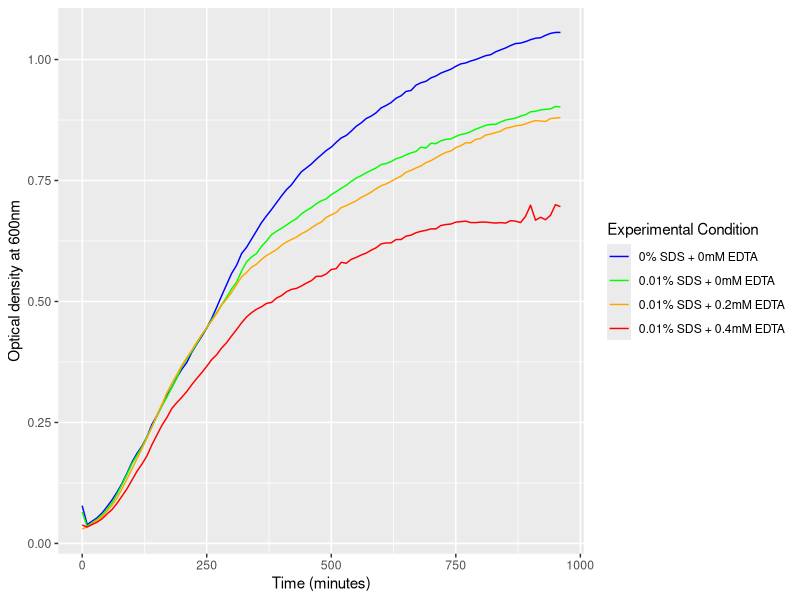

Write R code to recreate this figure.
### supplemental growth curve - Tropini

#install and load necessary packages
#install.packages('tidyverse') #uncomment if not installed

library(tidyverse)

#set up plot aesthetics - keep consistent across plots
x_order <- c("PC", "E0", "E2", "E4")
x_names <- c("0% SDS + 0mM EDTA", "0.01% SDS + 0mM EDTA", "0.01% SDS + 0.2mM EDTA", "0.01% SDS + 0.4mM EDTA")
colours <-c("blue", "green", "orange", "red")

#read data
tropini <- read_csv('supp_Tropini/all growth curves - Tropini.csv')

#calculate technical replicate averages to get biological replicates
tropini_bioreps <- tropini |>
  group_by(time) |>
  summarize(PC1 = mean(PC1.1:PC1.3),
            PC2 = mean(PC2.1:PC2.2),
            PC3 = mean(PC3.1:PC3.2),
            PC4 = mean(PC4.1:PC4.2),
            E0.1 = mean(E0.1.1:E0.1.3),
            E0.2 = mean(E0.2.1:E0.2.2),
            E0.3 = mean(E0.3.1:E0.3.2),
            E0.4 = mean(E0.4.1:E0.4.2),
            E2.1 = mean(E2.1.1:E2.1.3),
            E2.2 = mean(E2.2.1:E2.2.2),
            E2.3 = mean(E2.3.1:E2.3.2),
            E2.4 = mean(E2.4.1:E2.4.2),
            E4.1 = mean(E4.1.1:E4.1.3),
            E4.2 = mean(E4.2.1:E4.2.2),
            E4.3 = mean(E4.3.1:E4.3.2),
            E4.4 = mean(E4.4.1:E4.4.2))

#calculate biological replicate averages
tropini_avg <- tropini_bioreps |>
  group_by(time) |>
  summarize(PC = mean(PC1:PC4),
            E0 = mean(E0.1:E0.4),
            E2 = mean(E2.1:E2.4),
            E4 = mean(E4.1:E4.4)) |>
  gather(conc, od, -time) |>
  add_column(n = c(1:388)) #make column with unrepeated values for full_join to work

#calculate standard deviations
tropini_sd <- tropini_bioreps |>
  group_by(time) |>
  summarize(PC_sd = sd(c_across(PC1:PC4)),
            E0_sd = sd(c_across(E0.1:E0.4)),
            E2_sd = sd(c_across(E2.1:E2.4)),
            E4_sd = sd(c_across(E4.1:E4.4))) |>
  gather(conc_sd, sd, -time) |>
  add_column(n = c(1:388)) #make column with unrepeated values for full_join to work

#join od and sd and make clean dataframe
tropini_clean <- full_join(tropini_avg, tropini_sd) |>
  select(!(n:conc_sd))

#reorder data by EDTA concentration condition
tropini_clean$conc <- factor(tropini_clean$conc , levels = x_order)

#plot growth curves
growth_curve_tropini <- ggplot(tropini_clean) +
  geom_line(aes(x = time, y = od, colour = conc)) +
  xlab('Time (minutes)') +
  ylab('Optical density at 600nm') +
  labs(colour = 'Experimental Condition') +
  scale_colour_discrete(type = colours,
                        labels = x_names)
growth_curve_tropini
